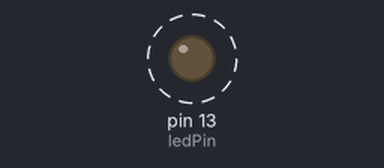
Bench run of a sketch on a simulated Arduino Uno, built with avr-gcc and run on an emulated ATmega328P. Shown: output pins drawn as LEDs (lit = HIGH). Dashed ring = blinking.

Above: at 0.5 s.
Timing chart, 0 to 4.6 s (numbered marks = the images above):
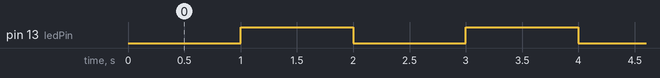

The sketch:

TIMER1.ino
```cpp
#define ledPin 13

void setup()
{
  pinMode(ledPin, OUTPUT);

  // Configuração do Timer1
  TCCR1A = 0;                        // confira timer para operação normal pinos OC1A e OC1B desconectados
  TCCR1B = 0;                        // limpa registrador
  TCCR1B |= (1<<CS10)|(1 << CS12);   // configura prescaler para 1024: CS12 = 1 e CS10 = 1

  TCNT1 = 0xC2F7;                    // incia timer com valor para que estouro ocorra em 1 segundo
                                     // 65536-(16MHz/1024/1Hz) = 49911 = 0xC2F7

  TIMSK1 |= (1 << TOIE1);            // habilita a interrupção do TIMER1
}


void loop()
{

}


ISR(TIMER1_OVF_vect)                              //interrupção do TIMER1
{
  TCNT1 = 0xC2F7;                                 // Renicia TIMER
  digitalWrite(ledPin, digitalRead(ledPin) ^ 1);  //inverte estado do led
}
```

Measured:
- by itself, pin 13 (ledPin): alternates HIGH for 1.0 s and LOW for 1.0 s
